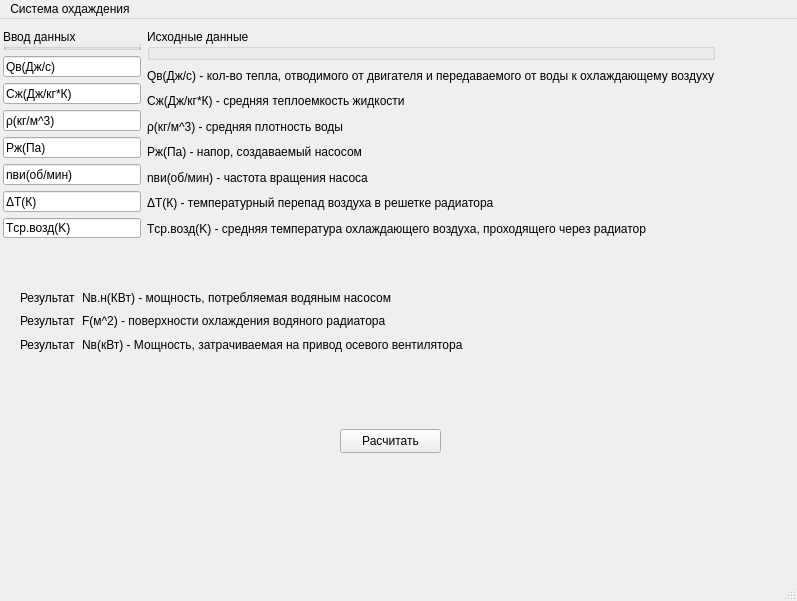
<?xml version="1.0" encoding="UTF-8"?>
<ui version="4.0">
 <class>MainWindow</class>
 <widget class="QMainWindow" name="MainWindow">
  <property name="geometry">
   <rect>
    <x>0</x>
    <y>0</y>
    <width>797</width>
    <height>601</height>
   </rect>
  </property>
  <property name="sizePolicy">
   <sizepolicy hsizetype="Preferred" vsizetype="Preferred">
    <horstretch>0</horstretch>
    <verstretch>0</verstretch>
   </sizepolicy>
  </property>
  <property name="windowTitle">
   <string>MainWindow</string>
  </property>
  <property name="documentMode">
   <bool>false</bool>
  </property>
  <widget class="QWidget" name="centralwidget">
   <widget class="QPushButton" name="result_button">
    <property name="geometry">
     <rect>
      <x>340</x>
      <y>410</y>
      <width>101</width>
      <height>24</height>
     </rect>
    </property>
    <property name="minimumSize">
     <size>
      <width>101</width>
      <height>0</height>
     </size>
    </property>
    <property name="text">
     <string>Расчитать</string>
    </property>
   </widget>
   <widget class="QWidget" name="">
    <property name="geometry">
     <rect>
      <x>3</x>
      <y>10</y>
      <width>712</width>
      <height>209</height>
     </rect>
    </property>
    <layout class="QGridLayout" name="gridLayout">
     <item row="0" column="0">
      <layout class="QGridLayout" name="gridLayout_2">
       <item row="7" column="0">
        <widget class="QLineEdit" name="T_average_air">
         <property name="text">
          <string>Tср.возд(K)</string>
         </property>
         <property name="readOnly">
          <bool>false</bool>
         </property>
         <property name="placeholderText">
          <string notr="true"/>
         </property>
        </widget>
       </item>
       <item row="5" column="0">
        <widget class="QLineEdit" name="n">
         <property name="text">
          <string>nви(об/мин)</string>
         </property>
         <property name="cursorPosition">
          <number>11</number>
         </property>
         <property name="readOnly">
          <bool>false</bool>
         </property>
         <property name="placeholderText">
          <string notr="true"/>
         </property>
        </widget>
       </item>
       <item row="0" column="0">
        <widget class="QGroupBox" name="groupBox_2">
         <property name="title">
          <string>Ввод данных</string>
         </property>
        </widget>
       </item>
       <item row="2" column="0">
        <widget class="QLineEdit" name="C_water">
         <property name="text">
          <string>Сж(Дж/кг*К)</string>
         </property>
         <property name="readOnly">
          <bool>false</bool>
         </property>
         <property name="placeholderText">
          <string notr="true"/>
         </property>
        </widget>
       </item>
       <item row="3" column="0">
        <widget class="QLineEdit" name="Ro_water">
         <property name="text">
          <string>ρ(кг/м^3)</string>
         </property>
         <property name="readOnly">
          <bool>false</bool>
         </property>
         <property name="placeholderText">
          <string notr="true"/>
         </property>
        </widget>
       </item>
       <item row="6" column="0">
        <widget class="QLineEdit" name="T_air">
         <property name="text">
          <string>ΔT(К)</string>
         </property>
         <property name="readOnly">
          <bool>false</bool>
         </property>
         <property name="placeholderText">
          <string notr="true"/>
         </property>
        </widget>
       </item>
       <item row="4" column="0">
        <widget class="QLineEdit" name="H_water">
         <property name="text">
          <string>Pж(Па)</string>
         </property>
         <property name="readOnly">
          <bool>false</bool>
         </property>
         <property name="placeholderText">
          <string notr="true"/>
         </property>
        </widget>
       </item>
       <item row="1" column="0">
        <widget class="QLineEdit" name="Q_engine_to_radiator">
         <property name="enabled">
          <bool>true</bool>
         </property>
         <property name="text">
          <string>Qв(Дж/с)</string>
         </property>
         <property name="dragEnabled">
          <bool>false</bool>
         </property>
         <property name="readOnly">
          <bool>false</bool>
         </property>
         <property name="placeholderText">
          <string notr="true"/>
         </property>
        </widget>
       </item>
      </layout>
     </item>
     <item row="0" column="1">
      <layout class="QGridLayout" name="gridLayout_3">
       <item row="0" column="0">
        <widget class="QGroupBox" name="groupBox">
         <property name="title">
          <string>Исходные данные</string>
         </property>
        </widget>
       </item>
       <item row="1" column="0">
        <widget class="QLabel" name="Q_engine_to_radiator_info">
         <property name="text">
          <string>Qв(Дж/с) - кол-во тепла, отводимого от двигателя и передаваемого от воды к охлаждающему воздуху</string>
         </property>
        </widget>
       </item>
       <item row="2" column="0">
        <widget class="QLabel" name="C_water_info">
         <property name="text">
          <string>Сж(Дж/кг*К) - средняя теплоемкость жидкости</string>
         </property>
        </widget>
       </item>
       <item row="3" column="0">
        <widget class="QLabel" name="Ro_water_info">
         <property name="text">
          <string>ρ(кг/м^3) - средняя плотность воды</string>
         </property>
        </widget>
       </item>
       <item row="4" column="0">
        <widget class="QLabel" name="H_water_info">
         <property name="text">
          <string>Pж(Па) - напор, создаваемый насосом</string>
         </property>
        </widget>
       </item>
       <item row="5" column="0">
        <widget class="QLabel" name="n_info">
         <property name="text">
          <string>nви(об/мин) - частота вращения насоса</string>
         </property>
        </widget>
       </item>
       <item row="6" column="0">
        <widget class="QLabel" name="T_air_info">
         <property name="text">
          <string>ΔT(К) - температурный перепад воздуха в решетке радиатора</string>
         </property>
        </widget>
       </item>
       <item row="7" column="0">
        <widget class="QLabel" name="T_average_air_info">
         <property name="text">
          <string>Tср.возд(K) - средняя температура охлаждающего воздуха, проходящего через радиатор</string>
         </property>
        </widget>
       </item>
      </layout>
     </item>
    </layout>
   </widget>
   <widget class="QWidget" name="">
    <property name="geometry">
     <rect>
      <x>20</x>
      <y>270</y>
      <width>443</width>
      <height>64</height>
     </rect>
    </property>
    <layout class="QHBoxLayout" name="horizontalLayout">
     <item>
      <layout class="QVBoxLayout" name="verticalLayout">
       <item>
        <widget class="QLabel" name="N_result">
         <property name="text">
          <string>Результат</string>
         </property>
        </widget>
       </item>
       <item>
        <widget class="QLabel" name="F_result">
         <property name="text">
          <string>Результат</string>
         </property>
        </widget>
       </item>
       <item>
        <widget class="QLabel" name="N_fan_result">
         <property name="text">
          <string>Результат</string>
         </property>
        </widget>
       </item>
      </layout>
     </item>
     <item>
      <layout class="QVBoxLayout" name="verticalLayout_2">
       <item>
        <widget class="QLabel" name="N_result_info">
         <property name="text">
          <string>Nв.н(КВт) - мощность, потребляемая водяным насосом</string>
         </property>
        </widget>
       </item>
       <item>
        <widget class="QLabel" name="F_result_info">
         <property name="text">
          <string>F(м^2) - поверхности охлаждения водяного радиатора</string>
         </property>
        </widget>
       </item>
       <item>
        <widget class="QLabel" name="N_fan_result_info">
         <property name="text">
          <string>Nв(кВт) - Мощность, затрачиваемая на привод осевого вентилятора</string>
         </property>
        </widget>
       </item>
      </layout>
     </item>
    </layout>
   </widget>
  </widget>
  <widget class="QMenuBar" name="menubar">
   <property name="geometry">
    <rect>
     <x>0</x>
     <y>0</y>
     <width>797</width>
     <height>22</height>
    </rect>
   </property>
   <widget class="QMenu" name="menu">
    <property name="title">
     <string>Система охдаждения</string>
    </property>
   </widget>
   <addaction name="menu"/>
  </widget>
  <widget class="QStatusBar" name="statusbar"/>
 </widget>
 <tabstops>
  <tabstop>Q_engine_to_radiator</tabstop>
  <tabstop>C_water</tabstop>
  <tabstop>Ro_water</tabstop>
  <tabstop>H_water</tabstop>
  <tabstop>n</tabstop>
  <tabstop>T_air</tabstop>
  <tabstop>T_average_air</tabstop>
  <tabstop>result_button</tabstop>
 </tabstops>
 <resources/>
 <connections/>
</ui>
